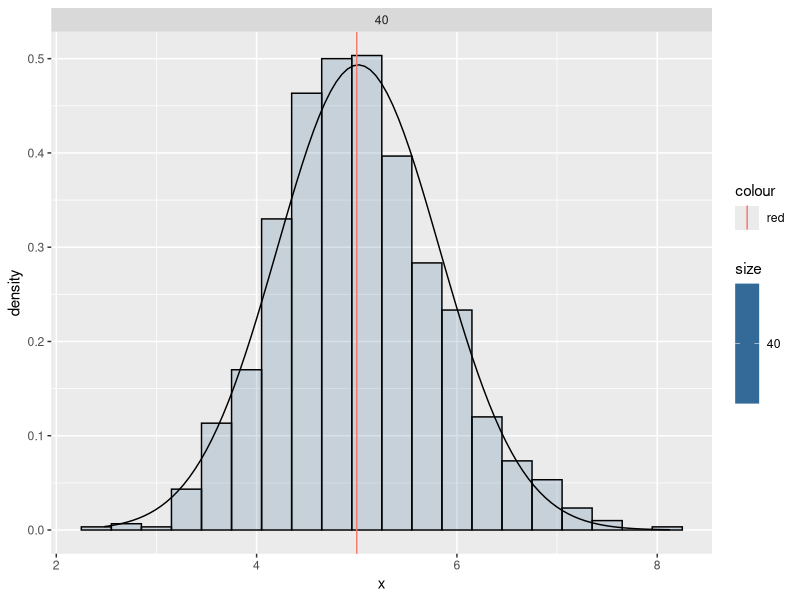

Write the R code that produced this figure.
## ---- chunk 1
n <- 40
simulations <- 1000
lambda <- 0.2
mu <- 1/lambda
s <- 1/lambda
mns <- NULL
for (i in 1 : simulations) mns = c(mns, mean(rexp(n, lambda)))
df <- data.frame(x = mns, size = n)

meanx <- mean(df$x)
sdx <- sd(df$x)
## ---- chunk 2
rbind(
    paste("Sample mean:", round(meanx, 2)),
    paste("Theoretical mean:", round(mu, 2))
)
## ---- chunk 3
rbind(
    paste("Sample variance:", round(var(df$x), 2)),
    paste("Theoretical variance:", round(s^2/n, 2))
)
## ---- chunk 4
library(ggplot2)
g <- ggplot(df, aes(x = x, fill = size)) + geom_histogram(alpha = .20, 
            binwidth=.3, colour = "black", aes(y = ..density..))
g <- g + stat_function(fun = dnorm, args = with(df, c(mean = meanx, sd = sdx)))
g + facet_grid(. ~ size) + geom_vline(aes(xintercept = mu, color="red"))
## ---- chunk 5
rbind(
    paste("1 standard deviation:", 
          round(pnorm(meanx + sdx, mean=meanx, sd=sdx) - 
                    pnorm(meanx - sdx, mean=meanx, sd=sdx), 2)),
    paste("2 standard deviations:", 
          round(pnorm(meanx + 2*sdx, mean=meanx, sd=sdx) - 
                    pnorm(meanx - 2*sdx, mean=meanx, sd=sdx), 2)),
    paste("3 standard deviations:", 
          round(pnorm(meanx + 3*sdx, mean=meanx, sd=sdx) - 
                    pnorm(meanx - 3*sdx, mean=meanx, sd=sdx), 2))
)
